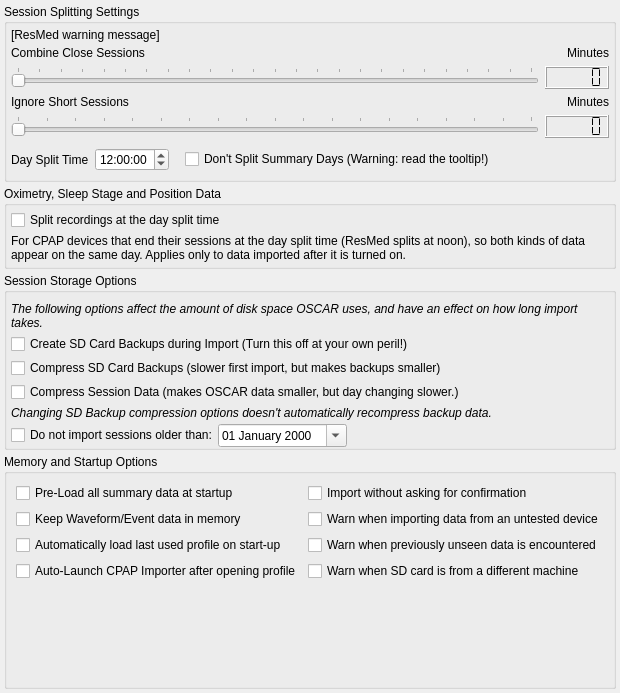
            <widget class="QWidget" name="importTab">
             <attribute name="title">
              <string>Import</string>
             </attribute>
             <layout class="QVBoxLayout" name="verticalLayout_5">
              <property name="spacing">
               <number>4</number>
              </property>
              <property name="leftMargin">
               <number>4</number>
              </property>
              <property name="topMargin">
               <number>4</number>
              </property>
              <property name="rightMargin">
               <number>4</number>
              </property>
              <property name="bottomMargin">
               <number>4</number>
              </property>
              <item>
               <widget class="QGroupBox" name="sessionSplitGroupBox">
                <property name="sizePolicy">
                 <sizepolicy hsizetype="Preferred" vsizetype="Minimum">
                  <horstretch>0</horstretch>
                  <verstretch>0</verstretch>
                 </sizepolicy>
                </property>
                <property name="title">
                 <string>Session Splitting Settings</string>
                </property>
                <layout class="QVBoxLayout" name="verticalLayout_10">
                 <property name="spacing">
                  <number>4</number>
                 </property>
                 <property name="leftMargin">
                  <number>4</number>
                 </property>
                 <property name="topMargin">
                  <number>4</number>
                 </property>
                 <property name="rightMargin">
                  <number>4</number>
                 </property>
                 <property name="bottomMargin">
                  <number>4</number>
                 </property>
                 <item>
                  <widget class="QLabel" name="ResMedWarning">
                   <property name="sizePolicy">
                    <sizepolicy hsizetype="Preferred" vsizetype="Minimum">
                     <horstretch>0</horstretch>
                     <verstretch>0</verstretch>
                    </sizepolicy>
                   </property>
                   <property name="text">
                    <string notr="true">[ResMed warning message]</string>
                   </property>
                   <property name="wordWrap">
                    <bool>true</bool>
                   </property>
                   <property name="openExternalLinks">
                    <bool>true</bool>
                   </property>
                  </widget>
                 </item>
                 <item>
                  <widget class="QWidget" name="sessionSplitWidget" native="true">
                   <property name="sizePolicy">
                    <sizepolicy hsizetype="Preferred" vsizetype="Minimum">
                     <horstretch>0</horstretch>
                     <verstretch>0</verstretch>
                    </sizepolicy>
                   </property>
                   <layout class="QVBoxLayout" name="verticalLayout_9">
                    <property name="leftMargin">
                     <number>0</number>
                    </property>
                    <property name="topMargin">
                     <number>0</number>
                    </property>
                    <property name="rightMargin">
                     <number>0</number>
                    </property>
                    <property name="bottomMargin">
                     <number>0</number>
                    </property>
                    <item>
                     <layout class="QHBoxLayout" name="horizontalLayout_4">
                      <item>
                       <widget class="QLabel" name="label">
                        <property name="text">
                         <string>Combine Close Sessions </string>
                        </property>
                        <property name="alignment">
                         <set>Qt::AlignLeading|Qt::AlignLeft|Qt::AlignVCenter</set>
                        </property>
                       </widget>
                      </item>
                      <item>
                       <widget class="QLabel" name="label_4">
                        <property name="text">
                         <string>Minutes</string>
                        </property>
                        <property name="alignment">
                         <set>Qt::AlignRight|Qt::AlignTrailing|Qt::AlignVCenter</set>
                        </property>
                       </widget>
                      </item>
                     </layout>
                    </item>
                    <item>
                     <layout class="QHBoxLayout" name="horizontalLayout_2">
                      <item>
                       <widget class="QSlider" name="combineSlider">
                        <property name="minimumSize">
                         <size>
                          <width>0</width>
                          <height>0</height>
                         </size>
                        </property>
                        <property name="toolTip">
                         <string>Multiple sessions closer together than this value will be kept on the same day.
</string>
                        </property>
                        <property name="minimum">
                         <number>0</number>
                        </property>
                        <property name="maximum">
                         <number>240</number>
                        </property>
                        <property name="singleStep">
                         <number>10</number>
                        </property>
                        <property name="pageStep">
                         <number>30</number>
                        </property>
                        <property name="value">
                         <number>0</number>
                        </property>
                        <property name="orientation">
                         <enum>Qt::Horizontal</enum>
                        </property>
                        <property name="invertedAppearance">
                         <bool>false</bool>
                        </property>
                        <property name="invertedControls">
                         <bool>false</bool>
                        </property>
                        <property name="tickPosition">
                         <enum>QSlider::TicksAbove</enum>
                        </property>
                        <property name="tickInterval">
                         <number>10</number>
                        </property>
                       </widget>
                      </item>
                      <item>
                       <widget class="QLCDNumber" name="combineLCD">
                        <property name="frameShape">
                         <enum>QFrame::Box</enum>
                        </property>
                        <property name="digitCount">
                         <number>5</number>
                        </property>
                        <property name="segmentStyle">
                         <enum>QLCDNumber::Flat</enum>
                        </property>
                       </widget>
                      </item>
                     </layout>
                    </item>
                    <item>
                     <layout class="QHBoxLayout" name="horizontalLayout_5">
                      <item>
                       <widget class="QLabel" name="label_3">
                        <property name="text">
                         <string>Ignore Short Sessions</string>
                        </property>
                        <property name="alignment">
                         <set>Qt::AlignLeading|Qt::AlignLeft|Qt::AlignVCenter</set>
                        </property>
                       </widget>
                      </item>
                      <item>
                       <widget class="QLabel" name="label_5">
                        <property name="text">
                         <string>Minutes</string>
                        </property>
                        <property name="alignment">
                         <set>Qt::AlignRight|Qt::AlignTrailing|Qt::AlignVCenter</set>
                        </property>
                       </widget>
                      </item>
                     </layout>
                    </item>
                    <item>
                     <layout class="QHBoxLayout" name="horizontalLayout_3">
                      <property name="bottomMargin">
                       <number>4</number>
                      </property>
                      <item>
                       <widget class="QSlider" name="IgnoreSlider">
                        <property name="toolTip">
                         <string>&lt;html&gt;&lt;head/&gt;&lt;body&gt;&lt;p&gt;&lt;span style=&quot; font-family:'Cantarell'; font-size:11pt;&quot;&gt;Sessions shorter in duration than this will not be displayed&lt;/span&gt;&lt;span style=&quot; font-family:'Cantarell'; font-size:11pt; font-style:italic;&quot;&gt;.&lt;/span&gt;&lt;/p&gt;&lt;/body&gt;&lt;/html&gt;</string>
                        </property>
                        <property name="maximum">
                         <number>90</number>
                        </property>
                        <property name="pageStep">
                         <number>5</number>
                        </property>
                        <property name="orientation">
                         <enum>Qt::Horizontal</enum>
                        </property>
                        <property name="tickPosition">
                         <enum>QSlider::TicksAbove</enum>
                        </property>
                        <property name="tickInterval">
                         <number>5</number>
                        </property>
                       </widget>
                      </item>
                      <item>
                       <widget class="QLCDNumber" name="IgnoreLCD">
                        <property name="frameShape">
                         <enum>QFrame::Box</enum>
                        </property>
                        <property name="segmentStyle">
                         <enum>QLCDNumber::Flat</enum>
                        </property>
                       </widget>
                      </item>
                     </layout>
                    </item>
                    <item>
                     <layout class="QHBoxLayout" name="horizontalLayout">
                      <property name="bottomMargin">
                       <number>4</number>
                      </property>
                      <item>
                       <widget class="QLabel" name="label_2">
                        <property name="text">
                         <string>Day Split Time</string>
                        </property>
                        <property name="alignment">
                         <set>Qt::AlignLeading|Qt::AlignLeft|Qt::AlignVCenter</set>
                        </property>
                       </widget>
                      </item>
                      <item>
                       <widget class="QTimeEdit" name="timeEdit">
                        <property name="toolTip">
                         <string>Sessions starting before this time will go to the previous calendar day.</string>
                        </property>
                        <property name="buttonSymbols">
                         <enum>QAbstractSpinBox::UpDownArrows</enum>
                        </property>
                        <property name="dateTime">
                         <datetime>
                          <hour>12</hour>
                          <minute>0</minute>
                          <second>0</second>
                          <year>2000</year>
                          <month>1</month>
                          <day>1</day>
                         </datetime>
                        </property>
                       </widget>
                      </item>
                      <item>
                       <spacer name="horizontalSpacer_7">
                        <property name="orientation">
                         <enum>Qt::Horizontal</enum>
                        </property>
                        <property name="sizeType">
                         <enum>QSizePolicy::Minimum</enum>
                        </property>
                        <property name="sizeHint" stdset="0">
                         <size>
                          <width>10</width>
                          <height>20</height>
                         </size>
                        </property>
                       </spacer>
                      </item>
                      <item>
                       <widget class="QCheckBox" name="LockSummarySessionSplitting">
                        <property name="toolTip">
                         <string>&lt;html&gt;&lt;head/&gt;&lt;body&gt;&lt;p&gt;&lt;span style=&quot; font-weight:600;&quot;&gt;This setting should be used with caution...&lt;/span&gt; Switching it off comes with consequences involving accuracy of summary only days, as certain calculations only work properly provided summary only sessions that came from individual day records are kept together. &lt;/p&gt;&lt;p&gt;&lt;span style=&quot; font-weight:600;&quot;&gt;ResMed users:&lt;/span&gt; Just because it seems natural to you and I that the 12 noon session restart should be in the previous day, does not mean ResMed's data agrees with us. The STF.edf summary index format has serious weaknesses that make doing this not a good idea.&lt;/p&gt;&lt;p&gt;This option exists to pacify those who don't care and want to see this &amp;quot;fixed&amp;quot; no matter the costs, but know it comes with a cost. If you keep your SD card in every night, and import at least once a week, you won't see problems with this very often.&lt;/p&gt;&lt;/body&gt;&lt;/html&gt;</string>
                        </property>
                        <property name="text">
                         <string>Don't Split Summary Days (Warning: read the tooltip!)</string>
                        </property>
                       </widget>
                      </item>
                      <item>
                       <spacer name="horizontalSpacer">
                        <property name="orientation">
                         <enum>Qt::Horizontal</enum>
                        </property>
                        <property name="sizeHint" stdset="0">
                         <size>
                          <width>40</width>
                          <height>20</height>
                         </size>
                        </property>
                       </spacer>
                      </item>
                     </layout>
                    </item>
                   </layout>
                  </widget>
                 </item>
                </layout>
               </widget>
              </item>
              <item>
               <widget class="QGroupBox" name="nonCPAPSplitGroupBox">
                <property name="sizePolicy">
                 <sizepolicy hsizetype="Preferred" vsizetype="Minimum">
                  <horstretch>0</horstretch>
                  <verstretch>0</verstretch>
                 </sizepolicy>
                </property>
                <property name="title">
                 <string>Oximetry, Sleep Stage and Position Data</string>
                </property>
                <layout class="QVBoxLayout" name="nonCPAPSplitLayout">
                 <property name="spacing">
                  <number>4</number>
                 </property>
                 <property name="leftMargin">
                  <number>4</number>
                 </property>
                 <property name="topMargin">
                  <number>4</number>
                 </property>
                 <property name="rightMargin">
                  <number>4</number>
                 </property>
                 <property name="bottomMargin">
                  <number>4</number>
                 </property>
                 <item>
                  <widget class="QCheckBox" name="splitNonCPAPSessions">
                   <property name="toolTip">
                    <string>&lt;p&gt;Cut oximetry, sleep stage and position recordings at the day split time, so that the part recorded after it appears on the next day.&lt;/p&gt;&lt;p&gt;Use this with CPAP devices that end their sessions at the day split time, such as ResMed devices, which split at noon. Then the oximetry and CPAP graphs for a day cover the same hours. With other CPAP devices, a session that runs past the split time stays whole, so leave this off.&lt;/p&gt;&lt;p&gt;Applies to data imported after the option is turned on. Data already imported is not changed; to split it, delete those sessions and import the files again.&lt;/p&gt;</string>
                   </property>
                   <property name="text">
                    <string>Split recordings at the day split time</string>
                   </property>
                  </widget>
                 </item>
                 <item>
                  <widget class="QLabel" name="splitNonCPAPSessionsNote">
                   <property name="text">
                    <string>For CPAP devices that end their sessions at the day split time (ResMed splits at noon), so both kinds of data appear on the same day. Applies only to data imported after it is turned on.</string>
                   </property>
                   <property name="wordWrap">
                    <bool>true</bool>
                   </property>
                  </widget>
                 </item>
                </layout>
               </widget>
              </item>
              <item>
               <widget class="QGroupBox" name="groupBox_7">
                <property name="sizePolicy">
                 <sizepolicy hsizetype="Preferred" vsizetype="Minimum">
                  <horstretch>0</horstretch>
                  <verstretch>0</verstretch>
                 </sizepolicy>
                </property>
                <property name="title">
                 <string>Session Storage Options</string>
                </property>
                <layout class="QGridLayout" name="gridLayout_9">
                 <property name="leftMargin">
                  <number>4</number>
                 </property>
                 <property name="topMargin">
                  <number>9</number>
                 </property>
                 <property name="rightMargin">
                  <number>4</number>
                 </property>
                 <property name="bottomMargin">
                  <number>0</number>
                 </property>
                 <property name="horizontalSpacing">
                  <number>0</number>
                 </property>
                 <property name="verticalSpacing">
                  <number>4</number>
                 </property>
                 <item row="5" column="0">
                  <widget class="QLabel" name="label_41">
                   <property name="font">
                    <font>
                     <italic>true</italic>
                    </font>
                   </property>
                   <property name="text">
                    <string>Changing SD Backup compression options doesn't automatically recompress backup data.</string>
                   </property>
                   <property name="wordWrap">
                    <bool>true</bool>
                   </property>
                  </widget>
                 </item>
                 <item row="3" column="0">
                  <widget class="QCheckBox" name="compressSDBackups">
                   <property name="toolTip">
                    <string>Compress ResMed (EDF) backups to save disk space.
Backed up EDF files are stored in the .gz format, 
which is common on Mac  Linux platforms..

OSCAR can import from this compressed backup directory natively.. 
To use it with ResScan will require the .gz files to be uncompressed first..</string>
                   </property>
                   <property name="text">
                    <string>Compress SD Card Backups (slower first import, but makes backups smaller)</string>
                   </property>
                  </widget>
                 </item>
                 <item row="1" column="0">
                  <widget class="QLabel" name="label_32">
                   <property name="font">
                    <font>
                     <italic>true</italic>
                    </font>
                   </property>
                   <property name="text">
                    <string>The following options affect the amount of disk space OSCAR uses, and have an effect on how long import takes.</string>
                   </property>
                   <property name="wordWrap">
                    <bool>true</bool>
                   </property>
                  </widget>
                 </item>
                 <item row="4" column="0">
                  <widget class="QCheckBox" name="compressSessionData">
                   <property name="toolTip">
                    <string>This makes OSCAR's data take around half as much space.
But it makes import and day changing take longer.. 
If you've got a new computer with a small solid state disk, this is a good option.</string>
                   </property>
                   <property name="text">
                    <string>Compress Session Data (makes OSCAR data smaller, but day changing slower.)</string>
                   </property>
                  </widget>
                 </item>
                 <item row="2" column="0">
                  <widget class="QCheckBox" name="createSDBackups">
                   <property name="toolTip">
                    <string>This maintains a backup of SD-card data for ResMed devices, 

ResMed S9 series devices delete high resolution data older than 7 days, 
and graph data older than 30 days..

OSCAR can keep a copy of this data if you ever need to reinstall. 
(Highly recomended, unless your short on disk space or don't care about the graph data)</string>
                   </property>
                   <property name="text">
                    <string>Create SD Card Backups during Import (Turn this off at your own peril!)</string>
                   </property>
                  </widget>
                 </item>
                 <item row="6" column="0">
                  <layout class="QHBoxLayout" name="horizontalLayout_18">
                   <property name="leftMargin">
                    <number>0</number>
                   </property>
                   <property name="topMargin">
                    <number>0</number>
                   </property>
                   <property name="bottomMargin">
                    <number>0</number>
                   </property>
                   <item>
                    <widget class="QCheckBox" name="ignoreOlderSessionsCheck">
                     <property name="text">
                      <string>Do not import sessions older than:</string>
                     </property>
                    </widget>
                   </item>
                   <item>
                    <widget class="QDateEdit" name="ignoreOlderSessionsDate">
                     <property name="toolTip">
                      <string>Sessions older than this date will not be imported</string>
                     </property>
                     <property name="wrapping">
                      <bool>true</bool>
                     </property>
                     <property name="frame">
                      <bool>true</bool>
                     </property>
                     <property name="maximumDate">
                      <date>
                       <year>2099</year>
                       <month>12</month>
                       <day>31</day>
                      </date>
                     </property>
                     <property name="minimumDate">
                      <date>
                       <year>1970</year>
                       <month>1</month>
                       <day>2</day>
                      </date>
                     </property>
                     <property name="currentSection">
                      <enum>QDateTimeEdit::DaySection</enum>
                     </property>
                     <property name="displayFormat">
                      <string notr="true">dd MMMM yyyy</string>
                     </property>
                     <property name="calendarPopup">
                      <bool>true</bool>
                     </property>
                    </widget>
                   </item>
                   <item>
                    <spacer name="horizontalSpacer_6">
                     <property name="orientation">
                      <enum>Qt::Horizontal</enum>
                     </property>
                     <property name="sizeHint" stdset="0">
                      <size>
                       <width>40</width>
                       <height>20</height>
                      </size>
                     </property>
                    </spacer>
                   </item>
                  </layout>
                 </item>
                </layout>
               </widget>
              </item>
              <item>
               <widget class="QGroupBox" name="groupBox_8">
                <property name="sizePolicy">
                 <sizepolicy hsizetype="Preferred" vsizetype="Minimum">
                  <horstretch>0</horstretch>
                  <verstretch>0</verstretch>
                 </sizepolicy>
                </property>
                <property name="title">
                 <string>Memory and Startup Options</string>
                </property>
                <layout class="QGridLayout" name="gridLayout_14">
                 <item row="3" column="0">
                  <widget class="QCheckBox" name="autoLaunchImporter">
                   <property name="toolTip">
                    <string>Bypass the login screen and load the most recent User Profile</string>
                   </property>
                   <property name="text">
                    <string>Auto-Launch CPAP Importer after opening profile</string>
                   </property>
                  </widget>
                 </item>
                 <item row="4" column="0">
                  <spacer name="verticalSpacer_2">
                   <property name="orientation">
                    <enum>Qt::Vertical</enum>
                   </property>
                   <property name="sizeHint" stdset="0">
                    <size>
                     <width>20</width>
                     <height>40</height>
                    </size>
                   </property>
                  </spacer>
                 </item>
                 <item row="1" column="0">
                  <widget class="QCheckBox" name="cacheSessionData">
                   <property name="toolTip">
                    <string>&lt;html&gt;&lt;head/&gt;&lt;body&gt;&lt;p&gt;This setting keeps waveform and event data in memory after use to speed up revisiting days.&lt;/p&gt;&lt;p&gt;This is not really a necessary option, as your operating system caches previously used files too.&lt;/p&gt;&lt;p&gt;Recommendation is to leave it switched off, unless your computer has a ton of memory.&lt;/p&gt;&lt;/body&gt;&lt;/html&gt;</string>
                   </property>
                   <property name="text">
                    <string>Keep Waveform/Event data in memory</string>
                   </property>
                  </widget>
                 </item>
                 <item row="0" column="0">
                  <widget class="QCheckBox" name="preloadSummaries">
                   <property name="toolTip">
                    <string>&lt;html&gt;&lt;head/&gt;&lt;body&gt;&lt;p&gt;Makes starting OSCAR a bit slower, by pre-loading all the summary data in advance, which speeds up overview browsing and a few other calculations later on. &lt;/p&gt;&lt;p&gt;If you have a large amount of data, it might be worth keeping this switched off, but if you typically like to view &lt;span style=&quot; font-style:italic;&quot;&gt;everything&lt;/span&gt; in overview, all the summary data still has to be loaded anyway. &lt;/p&gt;&lt;p&gt;Note this setting doesn't affect waveform and event data, which is always demand loaded as needed.&lt;/p&gt;&lt;/body&gt;&lt;/html&gt;</string>
                   </property>
                   <property name="text">
                    <string>Pre-Load all summary data at startup</string>
                   </property>
                  </widget>
                 </item>
                 <item row="2" column="0">
                  <widget class="QCheckBox" name="autoLoadLastUsed">
                   <property name="text">
                    <string>Automatically load last used profile on start-up</string>
                   </property>
                  </widget>
                 </item>
                 <item row="0" column="1">
                  <widget class="QCheckBox" name="automaticImport">
                   <property name="toolTip">
                    <string>&lt;html&gt;&lt;head/&gt;&lt;body&gt;&lt;p&gt;Cuts down on any unimportant confirmation dialogs during import.&lt;/p&gt;&lt;/body&gt;&lt;/html&gt;</string>
                   </property>
                   <property name="text">
                    <string>Import without asking for confirmation</string>
                   </property>
                  </widget>
                 </item>
                 <item row="1" column="1">
                  <widget class="QCheckBox" name="warnOnUntestedMachine">
                   <property name="toolTip">
                    <string>&lt;html&gt;&lt;head/&gt;&lt;body&gt;&lt;p&gt;Provide an alert when importing data from any device model that has not yet been tested by OSCAR developers.&lt;/p&gt;&lt;/body&gt;&lt;/html&gt;</string>
                   </property>
                   <property name="text">
                    <string>Warn when importing data from an untested device</string>
                   </property>
                  </widget>
                 </item>
                 <item row="2" column="1">
                  <widget class="QCheckBox" name="warnOnUnexpectedData">
                   <property name="toolTip">
                    <string>&lt;html&gt;&lt;head/&gt;&lt;body&gt;&lt;p&gt;Provide an alert when importing data that is somehow different from anything previously seen by OSCAR developers.&lt;/p&gt;&lt;/body&gt;&lt;/html&gt;</string>
                   </property>
                   <property name="text">
                    <string>Warn when previously unseen data is encountered</string>
                   </property>
                  </widget>
                 </item>
                 <item row="3" column="1">
                  <widget class="QCheckBox" name="warnOnDifferentSDCard">
                   <property name="toolTip">
                    <string>&lt;html&gt;&lt;head/&gt;&lt;body&gt;&lt;p&gt;When importing from a physical SD card, warn if the card belongs to a different machine than the one previously imported into this profile. Disable this if you use two CPAP machines with the same profile.&lt;/p&gt;&lt;/body&gt;&lt;/html&gt;</string>
                   </property>
                   <property name="text">
                    <string>Warn when SD card is from a different machine</string>
                   </property>
                  </widget>
                 </item>
                </layout>
               </widget>
              </item>
             </layout>
            </widget>
